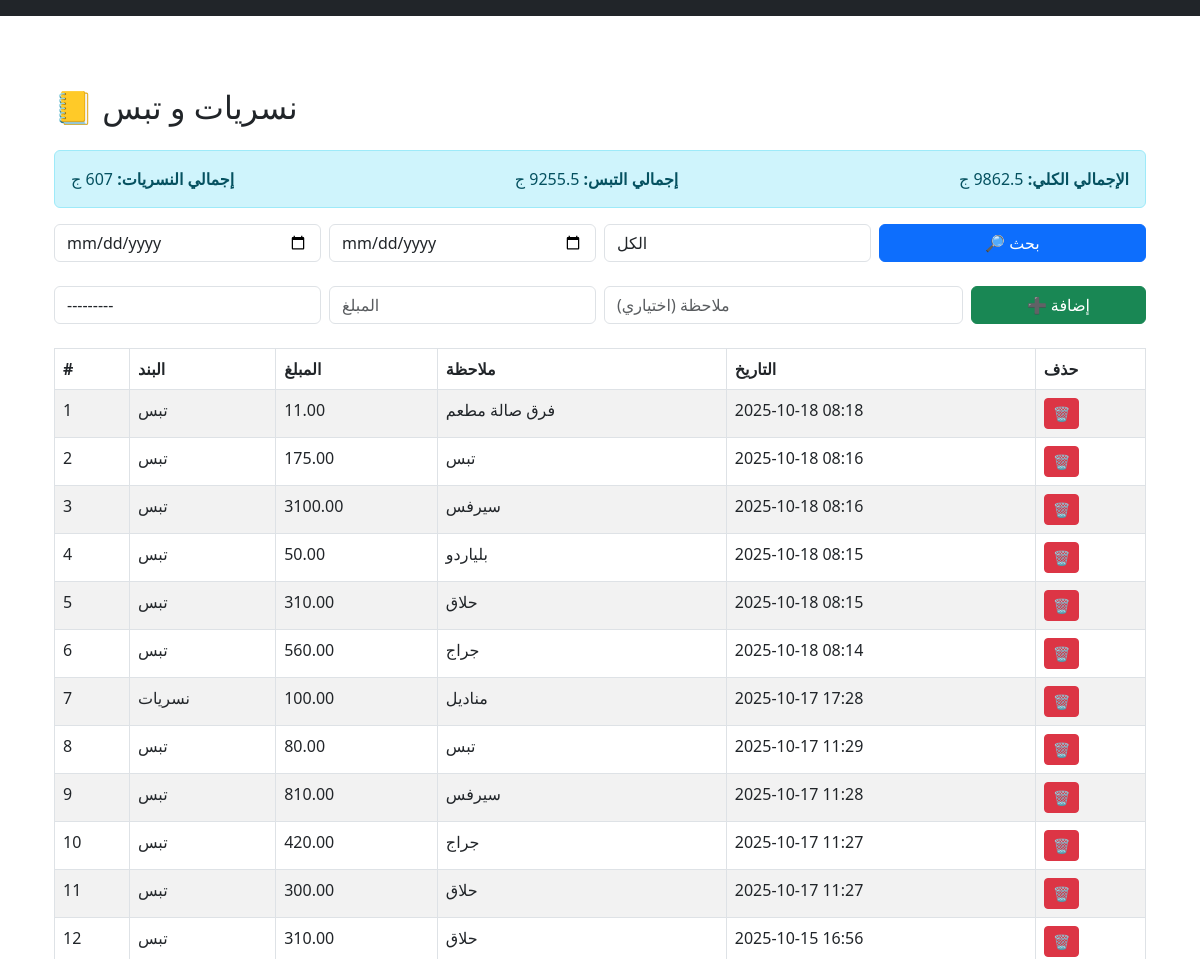
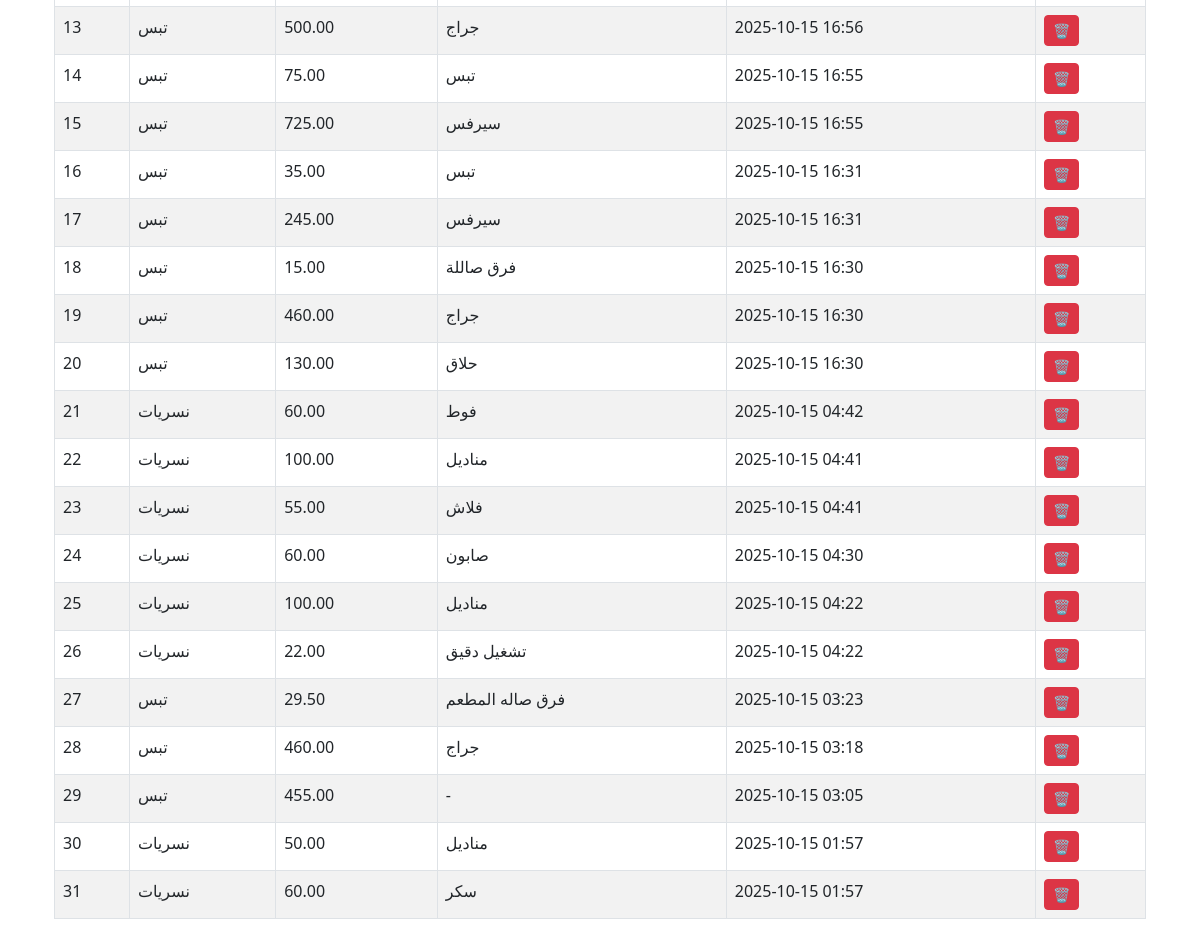
/extra-expenses/, run on the app's committed database (2 pictures, top to bottom).
### main/models.py (models this page shows, shortened)
class ExtraExpense(models.Model):
    CATEGORY_CHOICES = [
        ("nesrayat", "نسريات"),
        ("tips", "تبس"),
    ]
    category = models.CharField(max_length=20, choices=CATEGORY_CHOICES)
    amount = models.DecimalField(max_digits=10, decimal_places=2)
    note = models.TextField(blank=True, null=True)
    created_at = models.DateTimeField(auto_now_add=True)

### main/views.py (the view)
# urls.py: path("extra-expenses/", views.extra_expenses_view, name="extra_expenses"),
def extra_expenses_view(request):
    form = ExtraExpenseForm(request.POST or None)
    category_filter = request.GET.get("category", "")
    start_date = request.GET.get("start_date", "")
    end_date = request.GET.get("end_date", "")
    expenses = ExtraExpense.objects.all().order_by("-created_at")
    if category_filter:
        expenses = expenses.filter(category=category_filter)
    if start_date:
        expenses = expenses.filter(created_at__date__gte=parse_date(start_date))
    if end_date:
        expenses = expenses.filter(created_at__date__lte=parse_date(end_date))
    if request.method == "POST" and form.is_valid():
        form.save()
        return redirect("extra_expenses")
    total_nesrayat = expenses.filter(category="nesrayat").aggregate(Sum("amount"))["amount__sum"] or 0
    total_tips = expenses.filter(category="tips").aggregate(Sum("amount"))["amount__sum"] or 0
    total_all = total_nesrayat + total_tips
    context = {
        "form": form,
        "expenses": expenses,
        "total_nesrayat": total_nesrayat,
        "total_tips": total_tips,
        "total_all": total_all,
        "category_filter": category_filter,
        "start_date": start_date,
        "end_date": end_date,
    }
    return render(request, "extra_expenses.html", context)

### main/forms.py
class ExtraExpenseForm(forms.ModelForm):
    class Meta:
        model = ExtraExpense
        fields = ["category", "amount", "note"]
        widgets = {
            "category": forms.Select(attrs={"class": "form-control"}),
            "amount": forms.NumberInput(attrs={"class": "form-control", "placeholder": "المبلغ"}),
            "note": forms.TextInput(attrs={"class": "form-control", "placeholder": "ملاحظة (اختياري)"}),
        }

### main/templates/extra_expenses.html (shortened to what this page needs)
{% extends "base.html" %}
{% block content %}
<div class="container py-5">
  <h2 class="mb-4">📒 نسريات و تبس</h2>
  <div class="alert alert-info d-flex justify-content-between">
    <div><strong>إجمالي النسريات:</strong> {{ total_nesrayat }} ج</div>
    <div><strong>إجمالي التبس:</strong> {{ total_tips }} ج</div>
    <div><strong>الإجمالي الكلي:</strong> {{ total_all }} ج</div>
  </div>
  <form method="get" class="row g-2 mb-4">
    <div class="col-md-3">
      <input type="date" name="start_date" value="{{ start_date }}" class="form-control">
    </div>
    <div class="col-md-3">
      <input type="date" name="end_date" value="{{ end_date }}" class="form-control">
    </div>
    <div class="col-md-3">
      <select name="category" class="form-control">
        <option value="">الكل</option>
      </select>
    </div>
    <div class="col-md-3">
      <button type="submit" class="btn btn-primary w-100">🔎 بحث</button>
    </div>
  </form>
  <form method="post" class="mb-4">
    <div class="row g-2">
      <div class="col-md-3">{{ form.category }}</div>
      <div class="col-md-3">{{ form.amount }}</div>
      <div class="col-md-4">{{ form.note }}</div>
      <div class="col-md-2">
        <button type="submit" class="btn btn-success w-100">➕ إضافة</button>
      </div>
    </div>
  </form>
  <table class="table table-bordered table-striped">
    <thead>
      <tr>
        <th>#</th>
        <th>البند</th>
        <th>المبلغ</th>
        <th>ملاحظة</th>
        <th>التاريخ</th>
        <th>حذف</th>
      </tr>
    </thead>
    <tbody>
      {% for exp in expenses %}
      <tr>
        <td>{{ forloop.counter }}</td>
        <td>{{ exp.get_category_display }}</td>
        <td>{{ exp.amount }}</td>
        <td>{{ exp.note|default:"-" }}</td>
        <td>{{ exp.created_at|date:"Y-m-d H:i" }}</td>
        <td>
          <a href="{% url 'delete_expense' exp.id %}" class="btn btn-sm btn-danger"
             onclick="return confirm('هل أنت متأكد من الحذف؟');">🗑️</a>
        </td>
      </tr>
      {% empty %}
      <tr>
        <td colspan="6" class="text-center">لا يوجد بيانات</td>
      </tr>
      {% endfor %}
    </tbody>
  </table>
</div>
{% endblock %}

### data on the page
ExtraExpense: category "تبس", amount "11.00", note "فرق صالة مطعم", created_at "2025-10-18 08:18"
ExtraExpense: category "تبس", amount "175.00", note "تبس", created_at "2025-10-18 08:16"
ExtraExpense: category "تبس", amount "3100.00", note "سيرفس", created_at "2025-10-18 08:16"
ExtraExpense: category "تبس", amount "50.00", note "بلياردو", created_at "2025-10-18 08:15"
ExtraExpense: category "تبس", amount "310.00", note "حلاق", created_at "2025-10-18 08:15"
ExtraExpense: category "تبس", amount "560.00", note "جراج", created_at "2025-10-18 08:14"
ExtraExpense: category "نسريات", amount "100.00", note "مناديل", created_at "2025-10-17 17:28"
ExtraExpense: category "تبس", amount "80.00", note "تبس", created_at "2025-10-17 11:29"
ExtraExpense: category "تبس", amount "810.00", note "سيرفس", created_at "2025-10-17 11:28"
ExtraExpense: category "تبس", amount "420.00", note "جراج", created_at "2025-10-17 11:27"
ExtraExpense: category "تبس", amount "300.00", note "حلاق", created_at "2025-10-17 11:27"
ExtraExpense: category "تبس", amount "310.00", note "حلاق", created_at "2025-10-15 16:56"
ExtraExpense: category "تبس", amount "500.00", note "جراج", created_at "2025-10-15 16:56"
ExtraExpense: category "تبس", amount "75.00", note "تبس", created_at "2025-10-15 16:55"
ExtraExpense: category "تبس", amount "725.00", note "سيرفس", created_at "2025-10-15 16:55"
ExtraExpense: category "تبس", amount "35.00", note "تبس", created_at "2025-10-15 16:31"
ExtraExpense: category "تبس", amount "245.00", note "سيرفس", created_at "2025-10-15 16:31"
ExtraExpense: category "تبس", amount "15.00", note "فرق صاللة", created_at "2025-10-15 16:30"
ExtraExpense: category "تبس", amount "460.00", note "جراج", created_at "2025-10-15 16:30"
ExtraExpense: category "تبس", amount "130.00", note "حلاق", created_at "2025-10-15 16:30"
ExtraExpense: category "نسريات", amount "60.00", note "فوط", created_at "2025-10-15 04:42"
ExtraExpense: category "نسريات", amount "100.00", note "مناديل", created_at "2025-10-15 04:41"
ExtraExpense: category "نسريات", amount "55.00", note "فلاش", created_at "2025-10-15 04:41"
ExtraExpense: category "نسريات", amount "60.00", note "صابون", created_at "2025-10-15 04:30"
ExtraExpense: category "نسريات", amount "100.00", note "مناديل", created_at "2025-10-15 04:22"
ExtraExpense: category "نسريات", amount "22.00", note "تشغيل دقيق", created_at "2025-10-15 04:22"
ExtraExpense: category "تبس", amount "29.50", note "فرق صاله المطعم", created_at "2025-10-15 03:23"
ExtraExpense: category "تبس", amount "460.00", note "جراج", created_at "2025-10-15 03:18"
ExtraExpense: category "تبس", amount "455.00", note "-", created_at "2025-10-15 03:05"
ExtraExpense: category "نسريات", amount "50.00", note "مناديل", created_at "2025-10-15 01:57"
ExtraExpense: category "نسريات", amount "60.00", note "سكر", created_at "2025-10-15 01:57"

### other printed values
{{ total_nesrayat }} "607"
{{ total_all }} "9862.5"
